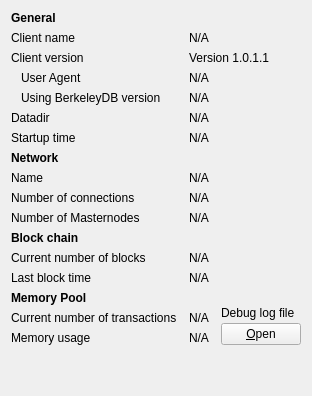
     <widget class="QWidget" name="tab_info">
      <attribute name="title">
       <string>&amp;Information</string>
      </attribute>
      <layout class="QGridLayout" name="gridLayout" columnstretch="0,1,0">
       <property name="horizontalSpacing">
        <number>12</number>
       </property>
       <item row="0" column="0">
        <widget class="QLabel" name="label_9">
         <property name="font">
          <font>
           <weight>75</weight>
           <bold>true</bold>
          </font>
         </property>
         <property name="text">
          <string>General</string>
         </property>
        </widget>
       </item>
       <item row="1" column="0">
        <widget class="QLabel" name="label_5">
         <property name="text">
          <string>Client name</string>
         </property>
        </widget>
       </item>
       <item row="1" column="1" colspan="2">
        <widget class="QLabel" name="clientName">
         <property name="cursor">
          <cursorShape>IBeamCursor</cursorShape>
         </property>
         <property name="text">
          <string>N/A</string>
         </property>
         <property name="textFormat">
          <enum>Qt::PlainText</enum>
         </property>
         <property name="textInteractionFlags">
          <set>Qt::LinksAccessibleByMouse|Qt::TextSelectableByKeyboard|Qt::TextSelectableByMouse</set>
         </property>
        </widget>
       </item>
       <item row="2" column="0">
        <widget class="QLabel" name="label_6">
         <property name="text">
          <string>Client version</string>
         </property>
        </widget>
       </item>
       <item row="2" column="1" colspan="2">
        <widget class="QLabel" name="clientVersion">
         <property name="cursor">
          <cursorShape>IBeamCursor</cursorShape>
         </property>
         <property name="text">
          <string>Version 1.0.1.1</string>
         </property>
         <property name="textFormat">
          <enum>Qt::PlainText</enum>
         </property>
         <property name="textInteractionFlags">
          <set>Qt::LinksAccessibleByMouse|Qt::TextSelectableByKeyboard|Qt::TextSelectableByMouse</set>
         </property>
        </widget>
       </item>
       <item row="3" column="0">
        <widget class="QLabel" name="labelClientUserAgent">
         <property name="text">
          <string>User Agent</string>
         </property>
         <property name="indent">
          <number>10</number>
         </property>
        </widget>
       </item>
       <item row="3" column="1" colspan="2">
        <widget class="QLabel" name="clientUserAgent">
         <property name="cursor">
          <cursorShape>IBeamCursor</cursorShape>
         </property>
         <property name="text">
          <string>N/A</string>
         </property>
         <property name="textFormat">
          <enum>Qt::PlainText</enum>
         </property>
         <property name="textInteractionFlags">
          <set>Qt::LinksAccessibleByMouse|Qt::TextSelectableByKeyboard|Qt::TextSelectableByMouse</set>
         </property>
        </widget>
       </item>
       <item row="4" column="0">
        <widget class="QLabel" name="label_berkeleyDBVersion">
         <property name="text">
          <string>Using BerkeleyDB version</string>
         </property>
         <property name="indent">
          <number>10</number>
         </property>
        </widget>
       </item>
       <item row="4" column="1" colspan="2">
        <widget class="QLabel" name="berkeleyDBVersion">
         <property name="cursor">
          <cursorShape>IBeamCursor</cursorShape>
         </property>
         <property name="text">
          <string>N/A</string>
         </property>
         <property name="textFormat">
          <enum>Qt::PlainText</enum>
         </property>
         <property name="textInteractionFlags">
          <set>Qt::LinksAccessibleByMouse|Qt::TextSelectableByKeyboard|Qt::TextSelectableByMouse</set>
         </property>
        </widget>
       </item>
       <item row="5" column="0">
        <widget class="QLabel" name="label_12">
         <property name="text">
          <string>Datadir</string>
         </property>
        </widget>
       </item>
       <item row="5" column="1" colspan="2">
        <widget class="QLabel" name="dataDir">
         <property name="cursor">
          <cursorShape>IBeamCursor</cursorShape>
         </property>
         <property name="text">
          <string>N/A</string>
         </property>
         <property name="textFormat">
          <enum>Qt::PlainText</enum>
         </property>
         <property name="wordWrap">
          <bool>true</bool>
         </property>
         <property name="textInteractionFlags">
          <set>Qt::LinksAccessibleByMouse|Qt::TextSelectableByKeyboard|Qt::TextSelectableByMouse</set>
         </property>
        </widget>
       </item>
       <item row="6" column="0">
        <widget class="QLabel" name="label_13">
         <property name="text">
          <string>Startup time</string>
         </property>
        </widget>
       </item>
       <item row="6" column="1" colspan="2">
        <widget class="QLabel" name="startupTIMECoin">
         <property name="cursor">
          <cursorShape>IBeamCursor</cursorShape>
         </property>
         <property name="text">
          <string>N/A</string>
         </property>
         <property name="textFormat">
          <enum>Qt::PlainText</enum>
         </property>
         <property name="textInteractionFlags">
          <set>Qt::LinksAccessibleByMouse|Qt::TextSelectableByKeyboard|Qt::TextSelectableByMouse</set>
         </property>
        </widget>
       </item>
       <item row="7" column="0">
        <widget class="QLabel" name="labelNetwork">
         <property name="font">
          <font>
           <weight>75</weight>
           <bold>true</bold>
          </font>
         </property>
         <property name="text">
          <string>Network</string>
         </property>
        </widget>
       </item>
       <item row="8" column="0">
        <widget class="QLabel" name="label_8">
         <property name="text">
          <string>Name</string>
         </property>
        </widget>
       </item>
       <item row="8" column="1" colspan="2">
        <widget class="QLabel" name="networkName">
         <property name="cursor">
          <cursorShape>IBeamCursor</cursorShape>
         </property>
         <property name="text">
          <string>N/A</string>
         </property>
         <property name="textFormat">
          <enum>Qt::PlainText</enum>
         </property>
         <property name="textInteractionFlags">
          <set>Qt::LinksAccessibleByMouse|Qt::TextSelectableByKeyboard|Qt::TextSelectableByMouse</set>
         </property>
        </widget>
       </item>
       <item row="9" column="0">
        <widget class="QLabel" name="label_7">
         <property name="text">
          <string>Number of connections</string>
         </property>
        </widget>
       </item>
       <item row="9" column="1" colspan="2">
        <widget class="QLabel" name="numberOfConnections">
         <property name="cursor">
          <cursorShape>IBeamCursor</cursorShape>
         </property>
         <property name="text">
          <string>N/A</string>
         </property>
         <property name="textFormat">
          <enum>Qt::PlainText</enum>
         </property>
         <property name="textInteractionFlags">
          <set>Qt::LinksAccessibleByMouse|Qt::TextSelectableByKeyboard|Qt::TextSelectableByMouse</set>
         </property>
        </widget>
       </item>
       <item row="10" column="0">
        <widget class="QLabel" name="masternodeCountLabel">
         <property name="text">
          <string>Number of Masternodes</string>
         </property>
        </widget>
       </item>
       <item row="10" column="1">
        <widget class="QLabel" name="masternodeCount">
         <property name="text">
          <string>N/A</string>
         </property>
        </widget>
       </item>
       <item row="11" column="0">
        <widget class="QLabel" name="label_10">
         <property name="font">
          <font>
           <weight>75</weight>
           <bold>true</bold>
          </font>
         </property>
         <property name="text">
          <string>Block chain</string>
         </property>
        </widget>
       </item>
       <item row="12" column="0">
        <widget class="QLabel" name="label_3">
         <property name="text">
          <string>Current number of blocks</string>
         </property>
        </widget>
       </item>
       <item row="12" column="1" colspan="2">
        <widget class="QLabel" name="numberOfBlocks">
         <property name="cursor">
          <cursorShape>IBeamCursor</cursorShape>
         </property>
         <property name="text">
          <string>N/A</string>
         </property>
         <property name="textFormat">
          <enum>Qt::PlainText</enum>
         </property>
         <property name="textInteractionFlags">
          <set>Qt::LinksAccessibleByMouse|Qt::TextSelectableByKeyboard|Qt::TextSelectableByMouse</set>
         </property>
        </widget>
       </item>
       <item row="13" column="0">
        <widget class="QLabel" name="labelLastBlockTIMECoin">
         <property name="text">
          <string>Last block time</string>
         </property>
        </widget>
       </item>
       <item row="13" column="1" colspan="2">
        <widget class="QLabel" name="lastBlockTIMECoin">
         <property name="cursor">
          <cursorShape>IBeamCursor</cursorShape>
         </property>
         <property name="text">
          <string>N/A</string>
         </property>
         <property name="textFormat">
          <enum>Qt::PlainText</enum>
         </property>
         <property name="textInteractionFlags">
          <set>Qt::LinksAccessibleByMouse|Qt::TextSelectableByKeyboard|Qt::TextSelectableByMouse</set>
         </property>
        </widget>
       </item>
       <item row="14" column="0">
        <widget class="QLabel" name="labelMempoolTitle">
         <property name="font">
          <font>
           <weight>75</weight>
           <bold>true</bold>
          </font>
         </property>
         <property name="text">
          <string>Memory Pool</string>
         </property>
        </widget>
       </item>
       <item row="15" column="0">
        <widget class="QLabel" name="labelNumberOfTransactions">
         <property name="text">
          <string>Current number of transactions</string>
         </property>
        </widget>
       </item>
       <item row="15" column="1">
        <widget class="QLabel" name="mempoolNumberTxs">
         <property name="cursor">
          <cursorShape>IBeamCursor</cursorShape>
         </property>
         <property name="text">
          <string>N/A</string>
         </property>
         <property name="textFormat">
          <enum>Qt::PlainText</enum>
         </property>
         <property name="textInteractionFlags">
          <set>Qt::LinksAccessibleByMouse|Qt::TextSelectableByKeyboard|Qt::TextSelectableByMouse</set>
         </property>
        </widget>
       </item>
       <item row="16" column="0">
        <widget class="QLabel" name="labelMemoryUsage">
         <property name="text">
          <string>Memory usage</string>
         </property>
        </widget>
       </item>
       <item row="16" column="1">
        <widget class="QLabel" name="mempoolSize">
         <property name="cursor">
          <cursorShape>IBeamCursor</cursorShape>
         </property>
         <property name="text">
          <string>N/A</string>
         </property>
         <property name="textFormat">
          <enum>Qt::PlainText</enum>
         </property>
         <property name="textInteractionFlags">
          <set>Qt::LinksAccessibleByMouse|Qt::TextSelectableByKeyboard|Qt::TextSelectableByMouse</set>
         </property>
        </widget>
       </item>
       <item row="14" column="2" rowspan="3">
        <layout class="QVBoxLayout" name="verticalLayoutDebugButton">
         <property name="spacing">
          <number>3</number>
         </property>
         <item>
          <spacer name="verticalSpacer_2">
           <property name="orientation">
            <enum>Qt::Vertical</enum>
           </property>
           <property name="sizeHint" stdset="0">
            <size>
             <width>10</width>
             <height>5</height>
            </size>
           </property>
          </spacer>
         </item>
         <item>
          <widget class="QLabel" name="labelDebugLogfile">
           <property name="text">
            <string>Debug log file</string>
           </property>
          </widget>
         </item>
         <item>
          <widget class="QPushButton" name="openDebugLogfileButton">
           <property name="toolTip">
            <string>Open the TIMECoin Core debug log file from the current data directory. This can take a few seconds for large log files.</string>
           </property>
           <property name="text">
            <string>&amp;Open</string>
           </property>
           <property name="autoDefault">
            <bool>false</bool>
           </property>
          </widget>
         </item>
        </layout>
       </item>
       <item row="18" column="0">
        <spacer name="verticalSpacer">
         <property name="orientation">
          <enum>Qt::Vertical</enum>
         </property>
         <property name="sizeHint" stdset="0">
          <size>
           <width>20</width>
           <height>40</height>
          </size>
         </property>
        </spacer>
       </item>
      </layout>
     </widget>
